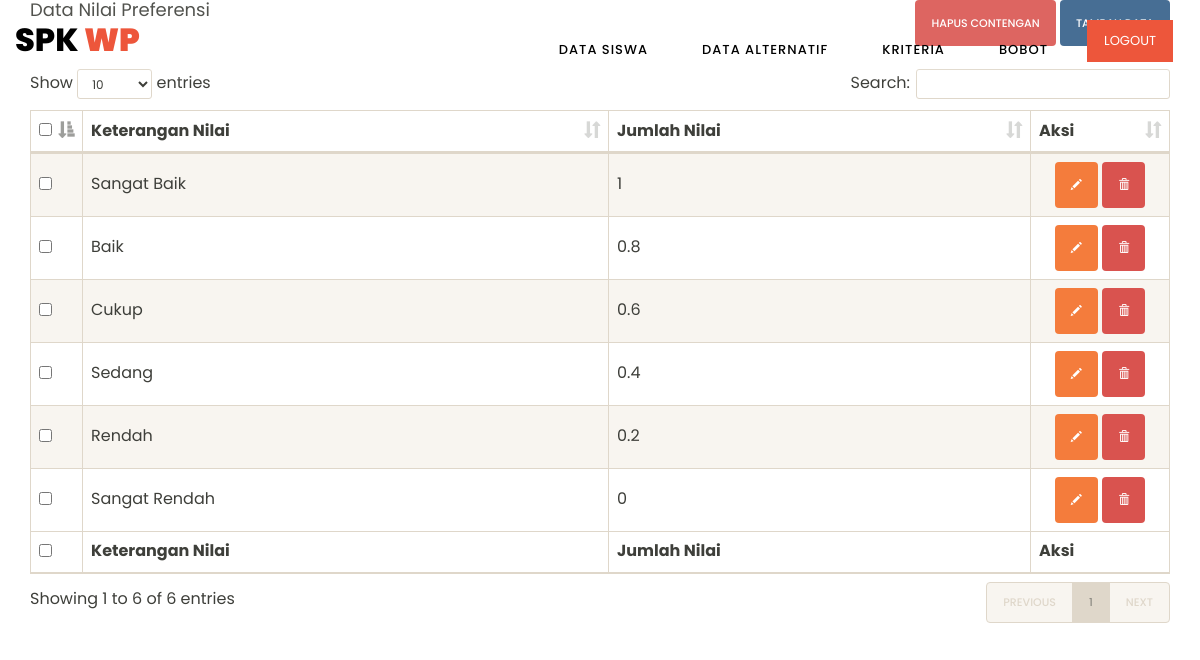
The app's page /admin/nilai.php (signed in) with its own data.
### tables this page shows
CREATE TABLE `wp_nilai` (
  `id_nilai` int(6) NOT NULL,
  `ket_nilai` varchar(45) NOT NULL,
  `jum_nilai` double NOT NULL
);

### admin/includes/nilai.inc.php (called while the page is built, shortened)
<?php
class Nilai{
	private $conn;
	private $table_name = "wp_nilai";
	public function __construct($db){
		$this->conn = $db;
	}
	function readAll(){
		$query = "SELECT * FROM ".$this->table_name." ORDER BY id_nilai ASC";
		$stmt = $this->conn->prepare( $query );
		$stmt->execute();
		return $stmt;
	}
	function countAll(){
		$query = "SELECT * FROM ".$this->table_name." ORDER BY id_nilai ASC";
		$stmt = $this->conn->prepare( $query );
		$stmt->execute();
		return $stmt->rowCount();
	}
}
?>

### admin/nilai.php (the view, shortened to what this page needs)
<?php
include_once 'header.php';
include_once 'includes/nilai.inc.php';
$pro = new Nilai($db);
$stmt = $pro->readAll();
            ?>
    <div class="main-content">
<form method="post">
	<div class="row">
		<div class="col-md-6 text-left">
			<h4>Data Nilai Preferensi</h4>
		</div>
		<div class="col-md-6 text-right">
            <button type="submit" name="hapus-contengan" class="btn btn-danger">Hapus Contengan</button>
			<button type="button" onclick="location.href='nilai-baru.php'" class="btn btn-primary">Tambah Data</button>
		</div>
	</div>
	<br/>
	<table width="100%" class="table table-striped table-bordered" id="tabeldata">
        <thead>
            <tr>
                <th width="10px"><input type="checkbox" name="select-all" id="select-all" /></th>
                <th>Keterangan Nilai</th>
                <th>Jumlah Nilai</th>
                <th width="100px">Aksi</th>
            </tr>
        </thead>
        <tfoot>
            <tr>
                <th><input type="checkbox" name="select-all2" id="select-all2" /></th>
                <th>Keterangan Nilai</th>
                <th>Jumlah Nilai</th>
                <th>Aksi</th>
            </tr>
        </tfoot>
        <tbody>
<?php
while ($row = $stmt->fetch(PDO::FETCH_ASSOC)){
?>
            <tr>
                <td style="vertical-align:middle;"><input type="checkbox" value="<?php echo $row['id_nilai'] ?>" name="checkbox[]" /></td>
                <td style="vertical-align:middle;"><?php echo $row['ket_nilai'] ?></td>
                <td style="vertical-align:middle;"><?php echo $row['jum_nilai'] ?></td>
                <td class="text-center" style="vertical-align:middle;">
					<a href="nilai-ubah.php?id=<?php echo $row['id_nilai'] ?>" class="btn btn-warning"><span class="glyphicon glyphicon-pencil" aria-hidden="true"></span></a>
					<a href="nilai-hapus.php?id=<?php echo $row['id_nilai'] ?>" onclick="return confirm('Yakin ingin menghapus data')" class="btn btn-danger"><span class="glyphicon glyphicon-trash" aria-hidden="true"></span></a>
			    </td>
            </tr>
<?php
}
?>
        </tbody>
    </table>
    </form>
    </div>
<?php
include_once 'footer.php';
?>

### assets/css/style.css (style rules this page uses)
html, body, div, span, applet, object, iframe, h1, h2, h3, h4, h5, h6, p, blockquote, div pre, a, abbr, acronym, address, big, cite, code, del, dfn, em, font, img, ins, kbd, q, s, samp, small, strike, strong, sub, sup, tt, var, b, u, i, center, dl, dt, dd, ol, ul, li, figure, header, nav, section, article, aside, footer, figcaption { margin: 0; padding: 0; border: 0; outline: 0; }
* { box-sizing: border-box; }
html, body { font-family: "Poppins", sans-serif; font-weight: 400; background-color: #fff; font-size: 16px; -ms-text-size-adjust: 100%; -webkit-font-smoothing: antialiased; -moz-osx-font-smoothing: grayscale; }
a { text-decoration: none !important; }
h1, h2, h3, h4, h5, h6 { margin-top: 0px; margin-bottom: 0px; }
html, body { background: #fff; font-family: "Poppins", sans-serif; }

### records on screen
wp_nilai: ket_nilai "Sangat Baik", jum_nilai "1"
wp_nilai: ket_nilai "Baik", jum_nilai "0.8"
wp_nilai: ket_nilai "Cukup", jum_nilai "0.6"
wp_nilai: ket_nilai "Sedang", jum_nilai "0.4"
wp_nilai: ket_nilai "Rendah", jum_nilai "0.2"
wp_nilai: ket_nilai "Sangat Rendah", jum_nilai "0"
